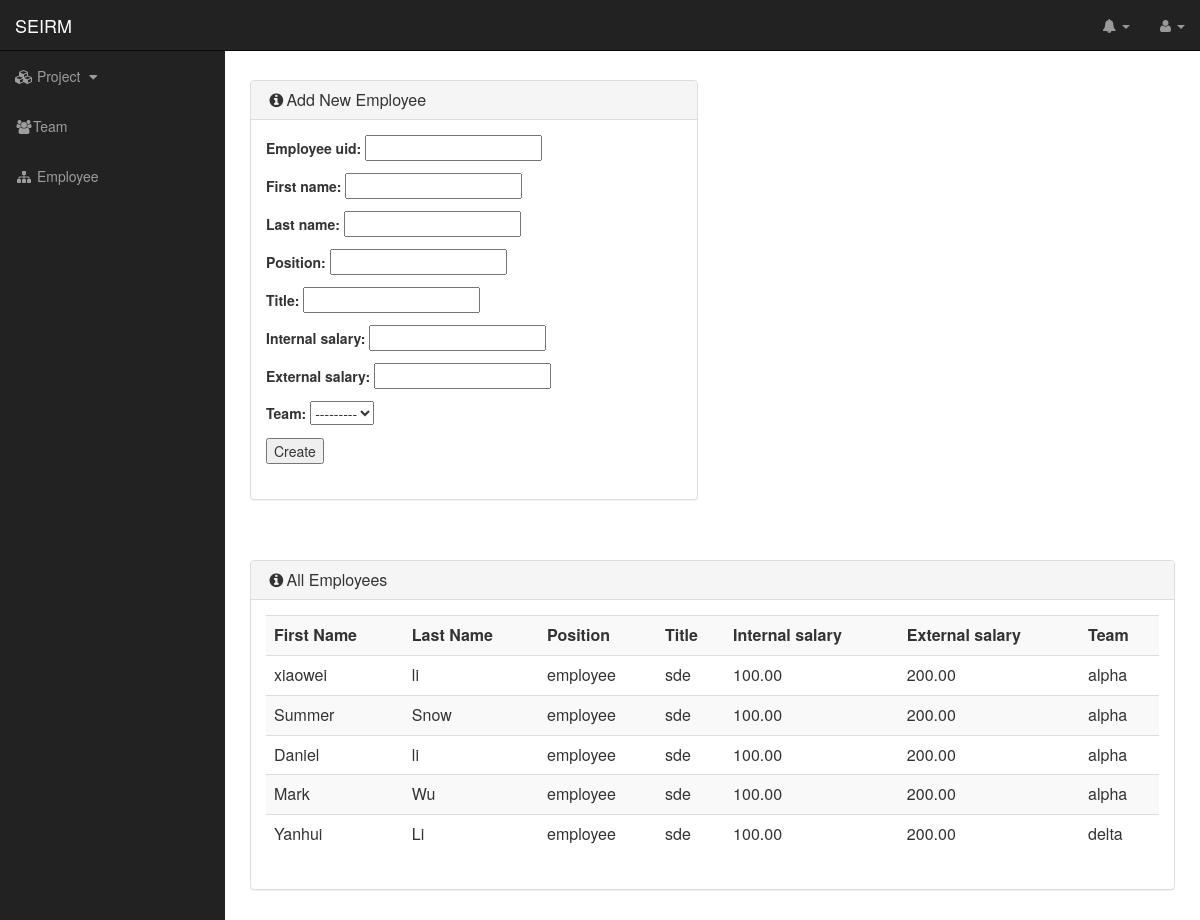
Screenshot of /SEI/admin_employee with the database file from the repository.
### SEI/models.py (models this page shows)
class Employee(models.Model):
    employee_uid = models.CharField(max_length=20,unique=True)
    first_name = models.CharField(max_length=200, default="", blank=True)
    last_name = models.CharField(max_length=200, default="", blank=True)
    position = models.CharField(max_length=100,default="", blank=True)
    title = models.CharField(max_length=100,default="", blank=True)
    internal_salary = models.DecimalField(max_digits=8, decimal_places=2)
    external_salary = models.DecimalField(max_digits=8, decimal_places=2)
    team = models.ForeignKey(Team)

class Team(models.Model):
    team_name = models.CharField(max_length=50)
    manager = models.ForeignKey('Employee', related_name="manageer", on_delete=models.CASCADE, blank=True, null=True)
    directorate = models.ForeignKey('Employee', related_name="directorate", on_delete=models.CASCADE, blank=True, null=True)
    division = models.CharField(max_length=50)

### SEI/views.py (the view, shortened to what this page needs)
def admin_employee(request):
    context = {}
    messages = []
    employees = Employee.objects.all()
    context['employees'] = employees
    if request.method == 'GET':
        form = EmployeeForm()
        context['form'] = form
        return render(request, 'SEI/admin_employee.html', context)

### SEI/forms.py (shortened to what this page needs)
class EmployeeForm(forms.ModelForm):
    team = EmployeeModelChoiceField(queryset=Team.objects.all())
    class Meta:
        model = Employee
        fields = '__all__'

### SEI/forms.py (called while the page is built)
    def label_from_instance(self, obj):
        return "%s" % (obj.team_name)

### SEI/templates/SEI/admin_employee.html (shortened to what this page needs)
{{% extends 'SEI/base.html' %}
{% block content %}
                <div class="row">
                    <div class="col-lg-6">
                        <div class="panel panel-default">
                            <div class="panel-heading">
                                <h3 class="panel-title"><i class="fa fa-info-circle fa-fw"></i>Add New Employee</h3>
                            </div>
                            <div>
                            	<div class="panel-body">
                            		<div class="list-group">
										<form action="{% url 'adminEmployee' %}" method="post">
											{{ form.as_p }}
										<input type="submit" value="Create">
										</form>
                                </div>
                        </div>
                    </div>
                </div>
</div>
</div>
	<br />
	<br />
                <div class="row">
                    <div class="col-lg-12">
                        <div class="panel panel-default">
                            <div class="panel-heading">
                                <h3 class="panel-title"><i class="fa fa-info-circle fa-fw"></i>All Employees</h3>
                            </div>
                            <div>
                            	<div class="panel-body">
                                    <table id="employee_list" class="table table-striped">
                                      <tr>
                                        <th>First Name</th>
                                        <th>Last Name</th>
                                        <th>Position</th>
                                        <th>Title</th>
                                        <th>Internal salary</th>
                                        <th>External salary</th>
                                        <th>Team</th>
                                      </tr>
                                      {% for employee in employees  %}
                                      <tr>
                                        <td>{{ employee.first_name }}</td>
                                        <td>{{ employee.last_name }}</td>
                                        <td>{{ employee.position }}</td>
                                        <td>{{ employee.title }}</td>
                                        <td>{{ employee.internal_salary }}</td>
                                        <td>{{ employee.external_salary }}</td>
                                        <td>{{ employee.team.team_name }}</td>
                                    </tr>
                                    {% endfor %}
                                    </table>
                                </div>
                        </div>
                    </div>
                </div>
</div>
</div>
{% endblock %}

### SEI/static/css/SEIRM.css (style rules this page uses)
body { padding-top: 0px; }
* { .border-radius(0) !important; }

### SEI/static/css/sb-admin.css (style rules this page uses)
body { margin-top: 100px; background-color: #fff; height: 100% }
@media (min-width:768px) { body { margin-top: 50px; } }

### rows the page displays
Employee: first_name "xiaowei", last_name "li", position "employee", title "sde", internal_salary "100.00", external_salary "200.00", team.team_name "alpha"
Employee: first_name "Summer", last_name "Snow", position "employee", title "sde", internal_salary "100.00", external_salary "200.00", team.team_name "alpha"
Employee: first_name "Daniel", last_name "li", position "employee", title "sde", internal_salary "100.00", external_salary "200.00", team.team_name "alpha"
Employee: first_name "Mark", last_name "Wu", position "employee", title "sde", internal_salary "100.00", external_salary "200.00", team.team_name "alpha"
Employee: first_name "Yanhui", last_name "Li", position "employee", title "sde", internal_salary "100.00", external_salary "200.00", team.team_name "delta"
